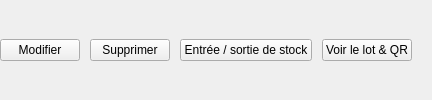
                              <widget class="QWidget" name="inventoryActions">
                                <layout class="QHBoxLayout" name="inventoryActionsLayout">
                                  <property name="leftMargin">
                                    <number>0</number>
                                  </property>
                                  <property name="topMargin">
                                    <number>0</number>
                                  </property>
                                  <property name="rightMargin">
                                    <number>0</number>
                                  </property>
                                  <property name="bottomMargin">
                                    <number>0</number>
                                  </property>
                                  <property name="spacing">
                                    <number>10</number>
                                  </property>
                                  <item>
                                    <widget class="QPushButton" name="editButton">
                                      <property name="text">
                                        <string>Modifier</string>
                                      </property>
                                    </widget>
                                  </item>
                                  <item>
                                    <widget class="QPushButton" name="deleteButton">
                                      <property name="text">
                                        <string>Supprimer</string>
                                      </property>
                                      <property name="danger" stdset="0">
                                        <bool>true</bool>
                                      </property>
                                    </widget>
                                  </item>
                                  <item>
                                    <widget class="QPushButton" name="movementButton">
                                      <property name="text">
                                        <string>Entrée / sortie de stock</string>
                                      </property>
                                    </widget>
                                  </item>
                                  <item>
                                    <widget class="QPushButton" name="openQrButton">
                                      <property name="text">
                                        <string>Voir le lot &amp;&amp; QR</string>
                                      </property>
                                    </widget>
                                  </item>
                                  <item>
                                    <spacer name="inventoryActionsSpacer">
                                      <property name="orientation">
                                        <enum>Qt::Horizontal</enum>
                                      </property>
                                      <property name="sizeHint" stdset="0">
                                        <size>
                                          <width>20</width>
                                          <height>20</height>
                                        </size>
                                      </property>
                                    </spacer>
                                  </item>
                                </layout>
                              </widget>
